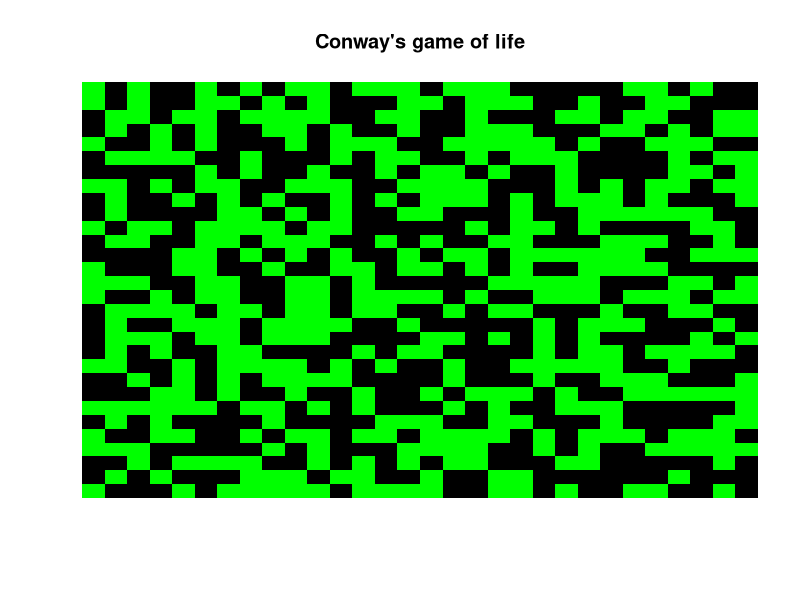
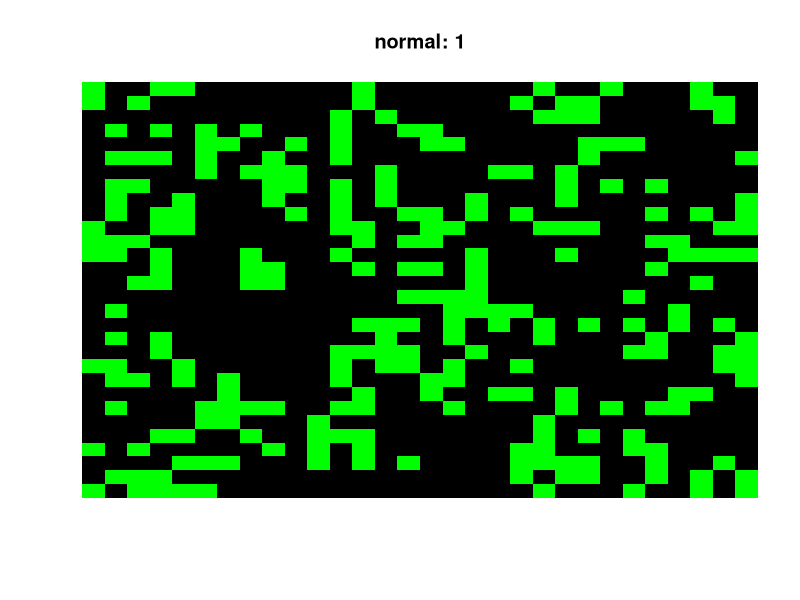
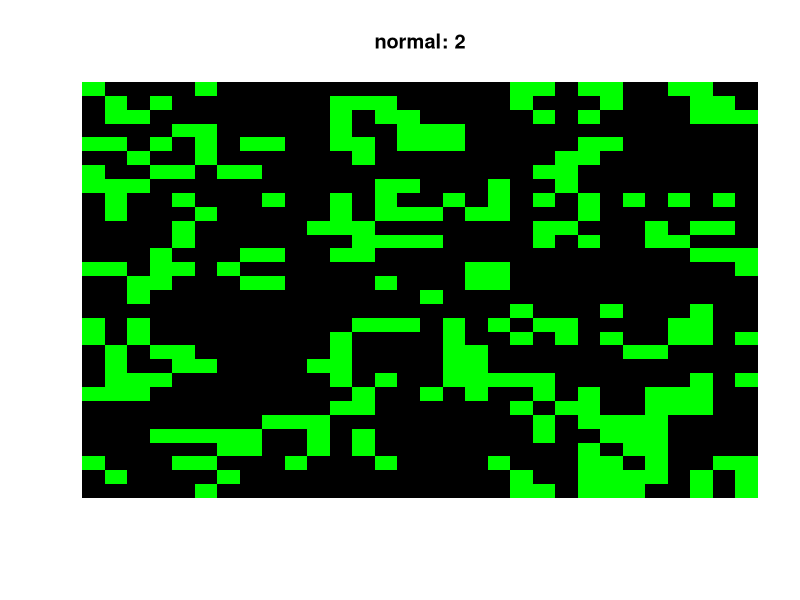
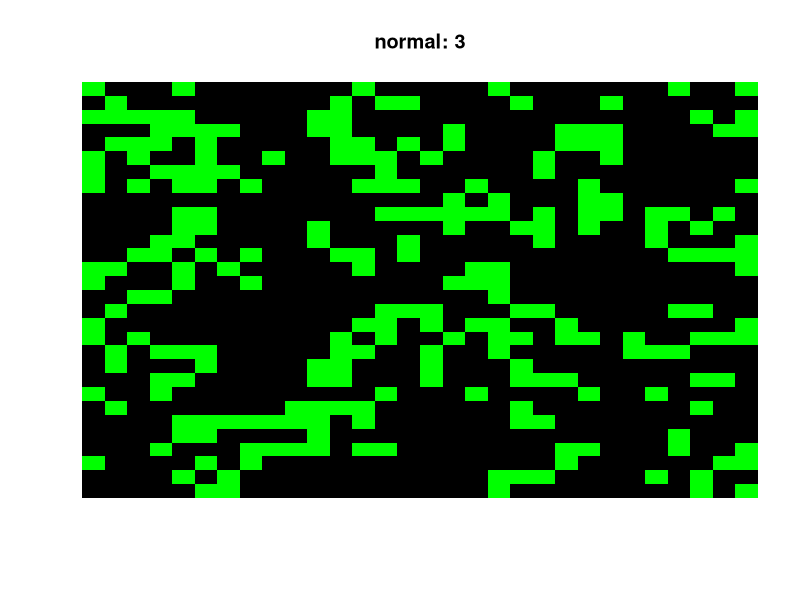
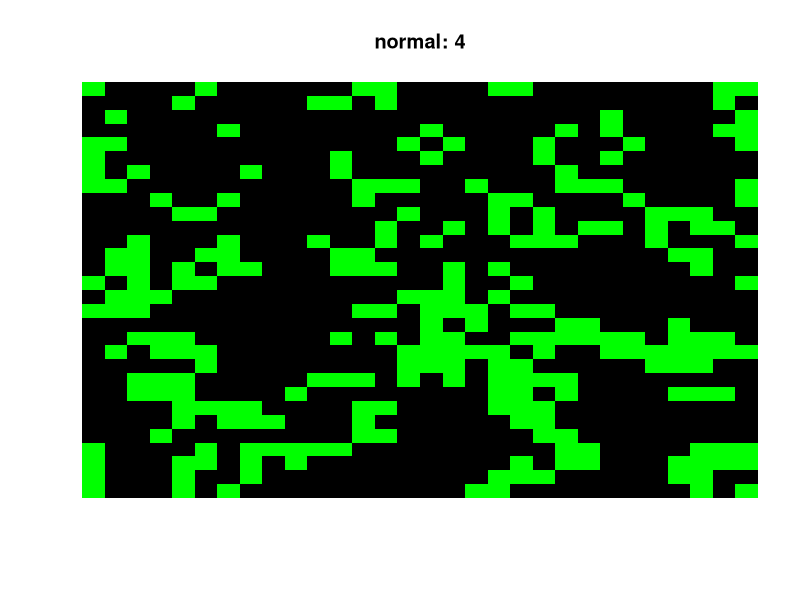
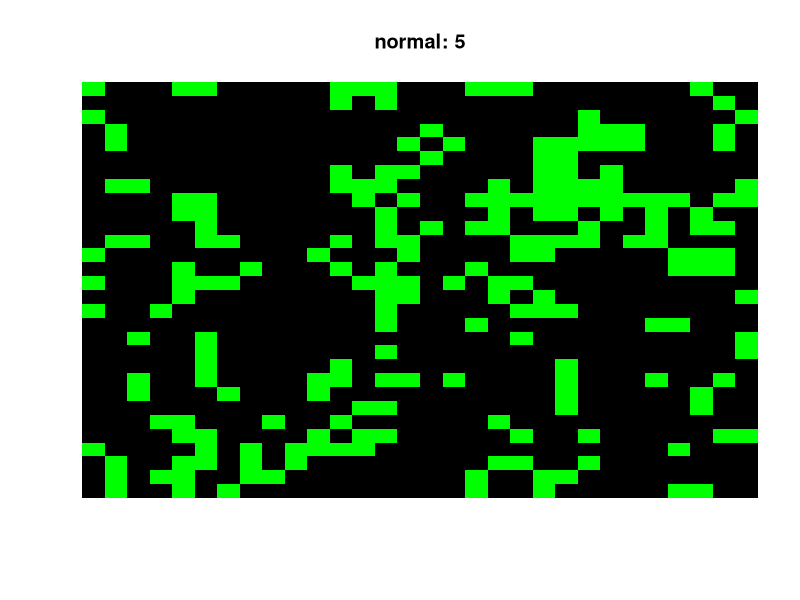
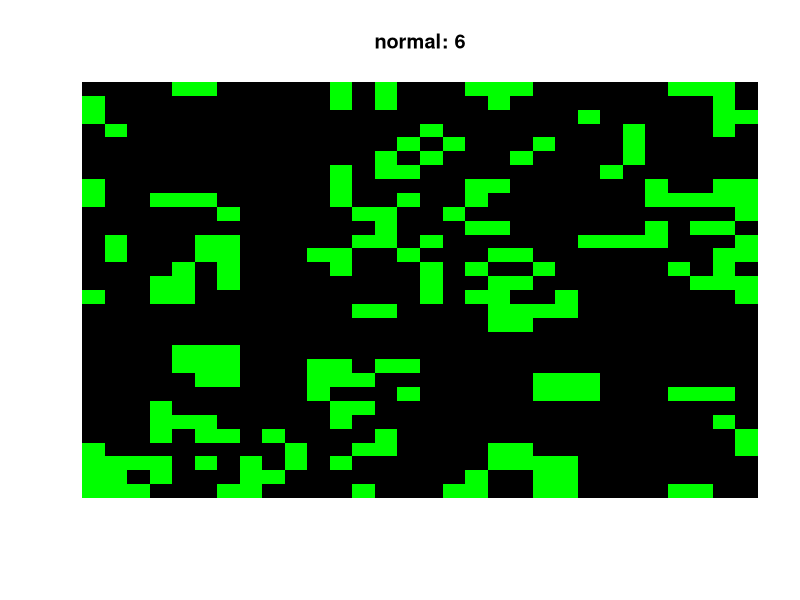
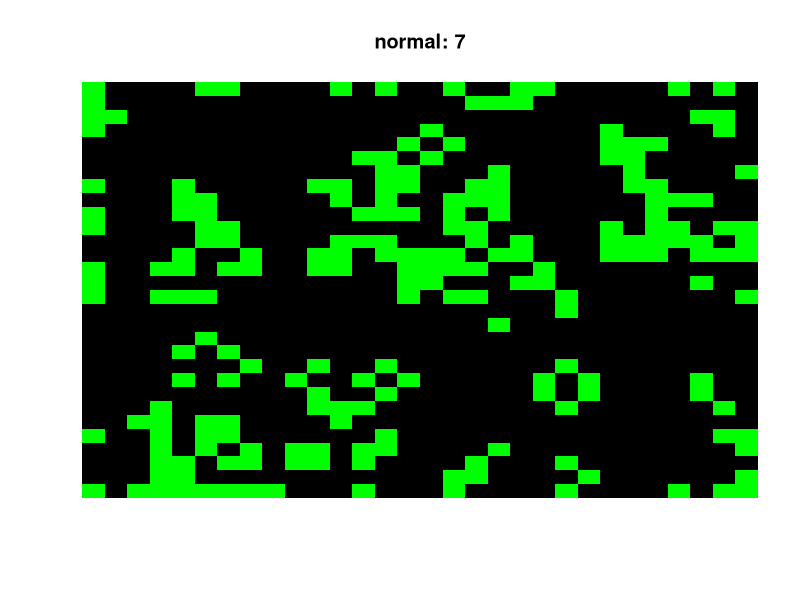

The R script that drew these images, in order: (Note: a time limit stopped this script after it produced the figures.)

SIZE = readline("Size(default: 30): ")
SIZE = if(SIZE == "") 30 else as.numeric(SIZE)
BG_COLOR = "black"
FW_COLOR = "green"

BORN = 1
SURVIVES = 2

DEATH = BORN-1
ALIVE = SURVIVES-1

weightingAdder <- function(M) {
  TMP = matrix(0, nrow=SIZE, ncol=SIZE, byrow=T)
  for (i in 1:SIZE) {
    for (j in 1:SIZE) {
      if (M[i,j] == 0)  next
      for (k in -1:1) {
        for (l in -1:1) {
          if (k == 0 && l == 0) next
          x = i + k
          y = j + l
          if (i+k == 0)  x = SIZE
          else if (i+k == SIZE+1) x = 1
          if (j+l == 0)  y = SIZE
          else if (j+l == SIZE+1) y = 1

          TMP[x,y] = TMP[x,y] + 1
        }
      }
    }
  }
  return(TMP)
}

# Deprecated function
opt <- function(M) {
  return(t(apply(M,2,rev)))
}

title = "Conway's game of life"
cat('Type: {fill, empty, random}={f, e, r}\n')
type <- readline("Type: ")
if (type == "f") {
  A = matrix(1, nrow=SIZE, ncol=SIZE, byrow=T)
  image(A, main=title, col=FW_COLOR, axes=FALSE)
} else if (type == "e") {
  A = matrix(0, nrow=SIZE, ncol=SIZE, byrow=T)
  image(A, main=title, col=BG_COLOR, axes=FALSE)
} else {
  rand = as.integer(runif(SIZE^2, min=0, max=2))
  A = matrix(rand, nrow=SIZE, ncol=SIZE, byrow=T)
  image(A, main=title, col=c(BG_COLOR,FW_COLOR), axes=FALSE)
}


makePattern <- function(M) {
  count <- readline("Make Count: ")
  count = if (count == "") 0 else as.numeric(count)

  for (i in 1:count) {
    if (count == 0) break
    print(i, quote=FALSE)
    input <- as.numeric(locator(1))
    pos <- as.numeric(input) + 0.05
    if (SIZE <= 10) 
      len <- 1.1/SIZE
    else if (SIZE > 30)
      len <- 1.1/SIZE

    pos <- as.integer(pos/len) + 1
    
    M[pos[1], pos[2]] = if(M[pos[1],pos[2]]==1) 0 else 1

    image(M, col = if(length(M[M==1])==length(M)) FW_COLOR else c(BG_COLOR,FW_COLOR), axes=FALSE)
  }
  return(M)
}

A = makePattern(A)

library('stringr')
patternCompiler <- function(pattern) {
  rule_born = c()
  rule_survives = c()
  pattern = str_split(pattern, "")[[1]]
  for (i in 1:length(pattern)) {
    if (pattern[i] == "B") FLAG = FALSE
    if (pattern[i] == "S") FLAG = TRUE

    if (str_detect(pattern[i], "[0-9]")) {
      if (!FLAG) {
        rule_born <- c(rule_born, as.numeric(pattern[i]))
      } else {
        rule_survives <- c(rule_survives, as.numeric(pattern[i]))
      }
    }
  }
  return (list(rule_born, rule_survives))
}

printPattern <- function() {
  cat('\n')
  cat("normal: B3/S23\n")
  cat("day and night: B3678/S34678\n")
  cat("HighLife: B36/S23\n")
  cat("Replicator: B1357/S1357\n")
  cat("2x2: B36/S125\n")
  cat('\nPattern: [B3/S34]\n')
}
inputPattern <- function(rule) {
  rule <- readline("Input Pattern: ")
  if (rule == "normal" || rule=="n" || rule == "") {
    title = "normal"
    rule = "B3/S23"
  } else if (rule == "day and night" || rule=="d") {
    title = "day and night"
    rule = "B3678/S34678"
  } else if (rule == "HighLife" || rule=="h") {
    title = "HighLife"
    rule = "B36/S23"
  } else if (rule == "Replicator" || rule=="r") {
    title = "Replicator"
    rule = "B1357/S1357"
  } else if (rule == "2x2" || rule=="2") {
    title = "2x2"
    rule = "B36/S125"
  } else {
    title = rule
  }
  
  return(paste(title, rule, sep=","))
}

title = ""
printPattern()
rule <- inputPattern(rule)
title <- strsplit(rule, ",")[[1]][1]
rule <- strsplit(rule, ",")[[1]][2]
rule <- patternCompiler(rule)

counter = readline("generation num: ")

generation = 1
convergence = TRUE
B = matrix(0, nrow=SIZE, ncol=SIZE, byrow=T)
repeat {
  if (counter == "")  request = readline()
  if (request == "add") {
    A = makePattern(A)
    readline()
  } else if (request == "fwcolor") {
    cat('Color: {white, red, green, blue, lightblue, purple, yellow, gray, black}\n')
    FW_COLOR = readline("Color: ")
  } else if (request == "bgcolor") {
    cat('Color: {white, red, green, blue, lightblue, purple, yellow, gray, black}\n')
    BG_COLOR = readline("Color: ")
  } else if (request == "rule") {
    printPattern()
    rule <- inputPattern(rule)
    title <- strsplit(rule, ",")[[1]][1]
    rule <- strsplit(rule, ",")[[1]][2]
    rule <- patternCompiler(rule)
  } else if (request == "quit" || request == "q") {
    if (readline("Are you sure you want to quit? [y or n]: ") == "y") break
  }

  TMP = weightingAdder(A)
  for (x in 1:SIZE) {
    for (y in 1:SIZE) {
      if (A[x,y] == DEATH) {
        if (is.null(rule[[BORN]]) || length(rule[[BORN]][rule[[BORN]] == TMP[x,y]]) == 0)
          B[x,y] = 0
        else
          B[x,y] = 1
        next
      } 
      if (A[x,y] == ALIVE) {
        if (is.null(rule[[SURVIVES]]) || length(rule[[SURVIVES]][rule[[SURVIVES]]==TMP[x,y]])==0)
          B[x,y] = 0
        else
          B[x,y] = 1
        next
      } 
    }
  }
  if (length((A==B)[(A==B)==TRUE]) == SIZE^2) break

  A = B
  image(A, main=paste(title,generation,sep=": "), col=if(length(A[A==1])==length(A)) FW_COLOR else c(BG_COLOR,FW_COLOR), axes=FALSE)
  if (counter != "" && generation == as.numeric(counter))  counter = ""
  generation = generation + 1
}
